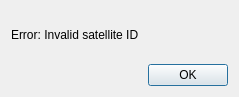
<?xml version="1.0" encoding="UTF-8"?>
<ui version="4.0">
 <class>Dialog</class>
 <widget class="QDialog" name="Dialog">
  <property name="geometry">
   <rect>
    <x>0</x>
    <y>0</y>
    <width>239</width>
    <height>97</height>
   </rect>
  </property>
  <property name="windowTitle">
   <string>Error</string>
  </property>
  <layout class="QGridLayout" name="gridLayout">
   <item row="1" column="1">
    <widget class="QPushButton" name="OKbutton">
     <property name="text">
      <string>OK</string>
     </property>
    </widget>
   </item>
   <item row="1" column="0">
    <spacer name="horizontalSpacer">
     <property name="orientation">
      <enum>Qt::Orientation::Horizontal</enum>
     </property>
     <property name="sizeHint" stdset="0">
      <size>
       <width>40</width>
       <height>20</height>
      </size>
     </property>
    </spacer>
   </item>
   <item row="0" column="0" colspan="2">
    <widget class="QLabel" name="label">
     <property name="text">
      <string>Error: Invalid satellite ID</string>
     </property>
    </widget>
   </item>
  </layout>
 </widget>
 <resources/>
 <connections/>
</ui>
